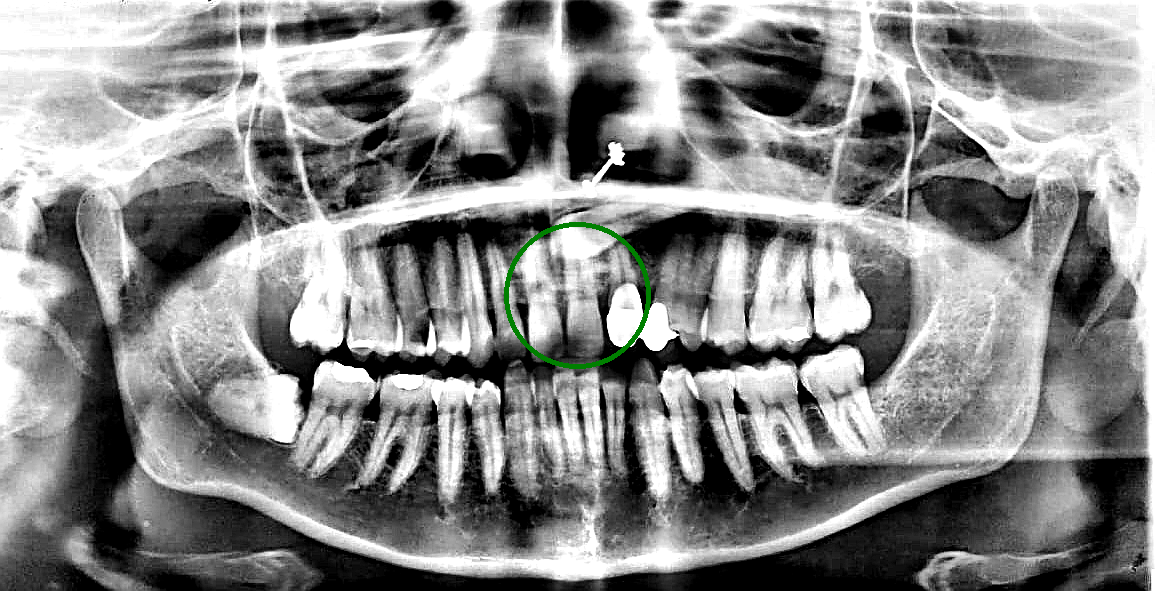
#> input picture bio_regenerative_reports/oracle_report_10.png, 1155 x 591 px, given in place of 1.jpg, which was not available
$ python visual_proof_generator.py
#> lines starting #> are read from the running program, lines starting #| are printed output that depends on the picture; pictures that were not available may be replaced by others from this repository, and a replacement may not be noted
import os
import sys
from PIL import Image, ImageDraw, ImageFont

def generate_comparison(base_img_path, oracle_img_path, output_path):
    """
    Creates a side-by-side comparison of original vs bio-repaired state.
    """
    try:
        base = Image.open(base_img_path).convert("RGB")
#> base is the input picture: PIL image 1155x591 RGB; mean R, G, B 136.1, 136.5, 136.1
        oracle = Image.open(oracle_img_path).convert("RGB")
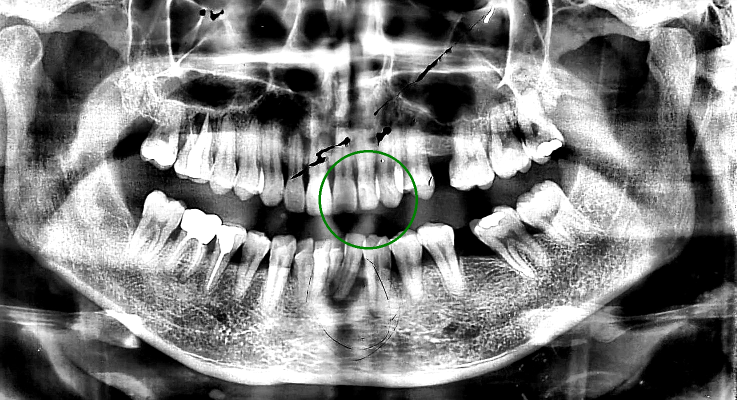
#> input picture bio_regenerative_reports/oracle_report_1.png, 1473 x 799 px, found by its file name (shown at 1/2 size)
#> oracle is the input picture: PIL image 1473x799 RGB; mean R, G, B 125.6, 126, 125.6

        # Ensure same size for comparison
        oracle = oracle.resize(base.size)
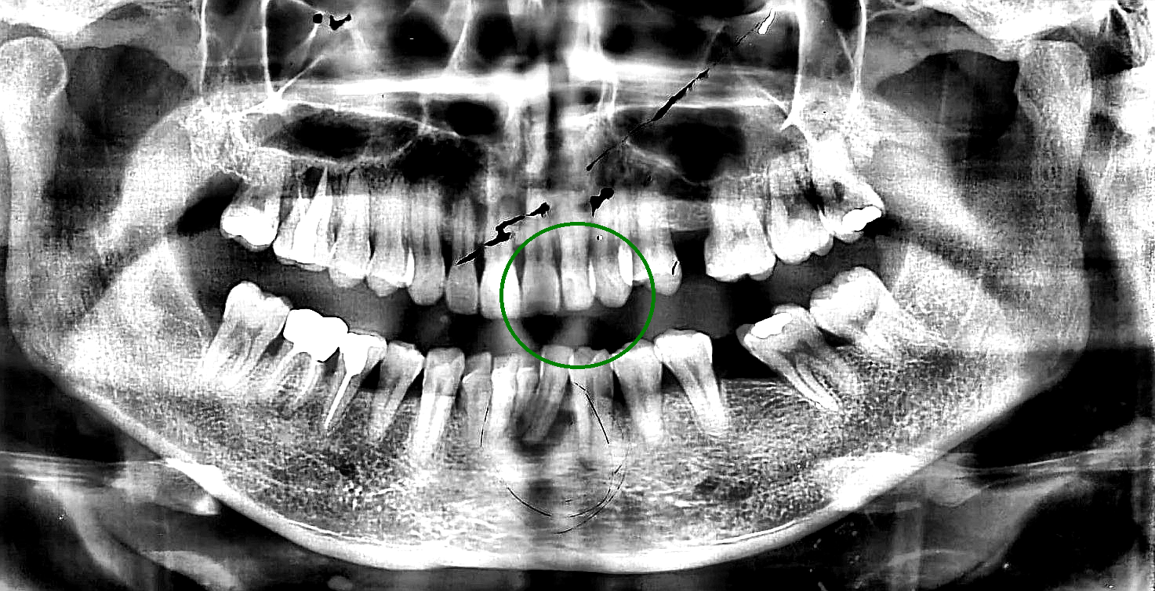
#> oracle: PIL image 1155x591 RGB; mean R, G, B 125.6, 125.9, 125.6

        width, height = base.size
#> width = 1155; height = 591
        combined = Image.new("RGB", (width * 2, height + 60), (255, 255, 255))
#> combined: PIL image 2310x651 RGB; every value is 255

        combined.paste(base, (0, 40))
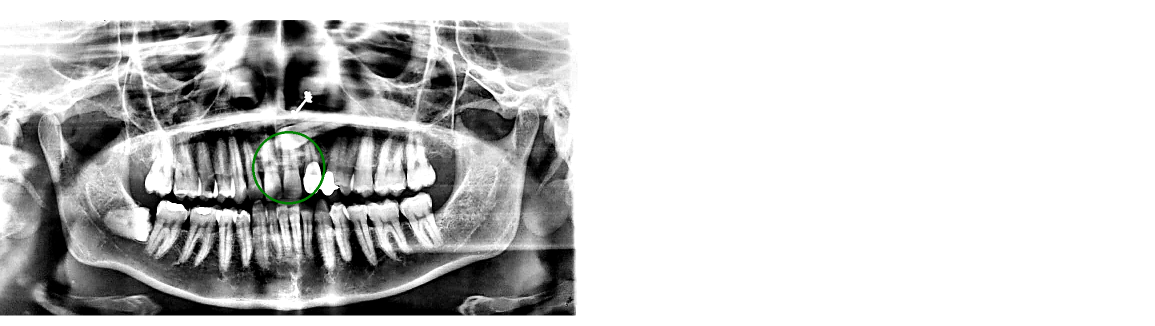
#> combined: PIL image 2310x651 RGB (shown at 1/2 size); mean R, G, B 201, 201.2, 201
        combined.paste(oracle, (width, 40))
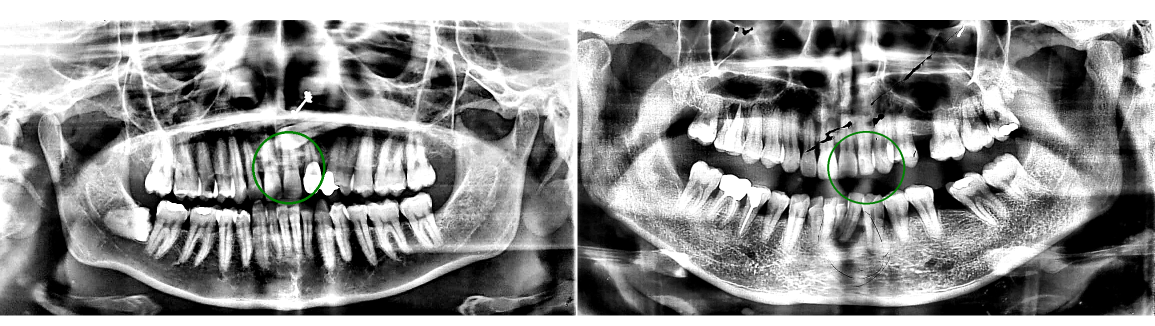
#> combined: PIL image 2310x651 RGB (shown at 1/2 size); mean R, G, B 142.3, 142.6, 142.3

        draw = ImageDraw.Draw(combined)
        # Use simple text labels since we might not have a font file easily accessible
        draw.text((10, 10), "BEFORE: Pathologic Demineralization", fill="black")
        draw.text((width + 10, 10), "AFTER: Simulated Enzymatic Regrowth (77.57%)", fill="black")

        combined.save(output_path)
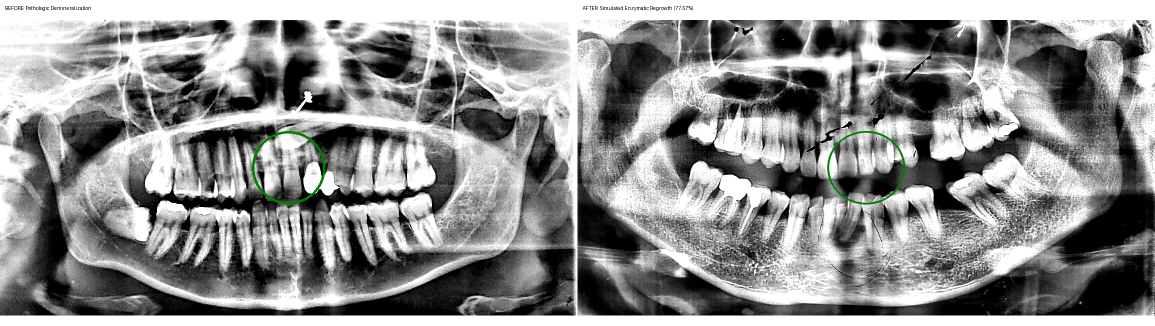
#> saved as side_by_side_comparison.png: PIL image 2310x651 RGB (shown at 1/2 size); mean R, G, B 142.1, 142.5, 142.1
        return True
    except Exception as e:
        print(f"Comparison Error: {e}")
        return False

def main():
    root_dir = r"c:\Users\umert\Downloads\Dental_AI_Research"
    base_img = os.path.join(root_dir, "classification", "1.jpg")
    oracle_img = os.path.join(root_dir, "bio_regenerative_reports", "oracle_report_1.png")
    out_path = os.path.join(root_dir, "bio_regenerative_reports", "side_by_side_comparison.png")

    if generate_comparison(base_img, oracle_img, out_path):
        print(f"Visual Proof Generated: {out_path}")

if __name__ == "__main__":
    main()
